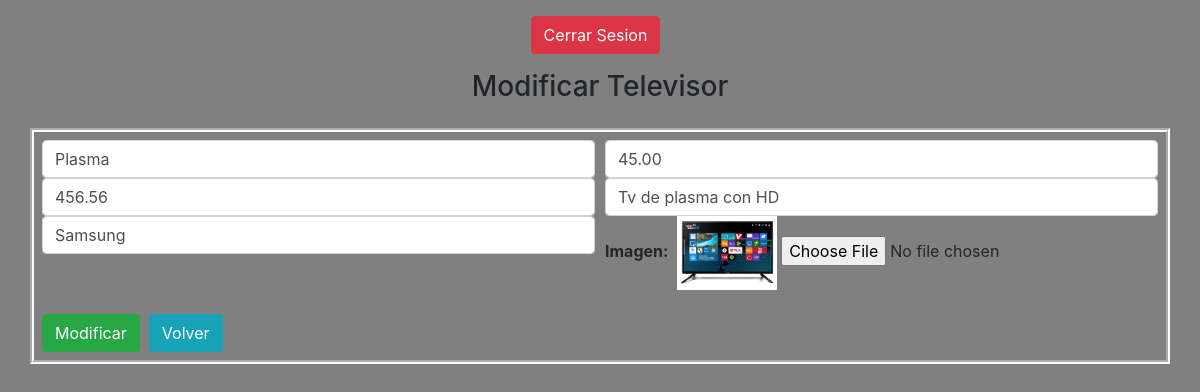
The app's page /mtelevisor.php?id=1 (signed in) with its own data.
### tables this page shows
create table televisores(
	id int auto_increment primary key,
	tipo varchar(60) not null,
	pulgadas float(6,2),
	imagen varchar(120) default 'img/televisores/default.jpg',
	precio float (6,2),
	descripcion varchar (200) not null,
	marca varchar(20) not null
);

### class/Televisores.php (called while the page is built, shortened)
<?php
class Televisores
{
    private $conexion;
    public function __construct()
    {
        $numeroArg = func_num_args();
    }
    public function setConexion($con)
    {
        $this->conexion = $con;
    }
    public function verTelevisor($id)
    {
        $consulta = "select tipo,pulgadas,imagen,precio,descripcion,marca from televisores where id=:cod";
        $stmt = $this->conexion->prepare($consulta);
        try {
            $stmt->execute([
                ':cod' => $id
            ]);
        } catch (PDOException $ex) {
            die("Error al recuperar una plataforma!!! " . $ex->getMessage());
        }
        $fila = $stmt->fetch(PDO::FETCH_OBJ);
        return $fila;
    }
}

### mtelevisor.php (the view, shortened to what this page needs)
<!doctype html>
<html lang="en">
<head>
    <link rel="stylesheet" href="https://stackpath.bootstrapcdn.com/bootstrap/4.3.1/css/bootstrap.min.css">
</head>
<body style="background-color: grey">
    <?php
    if (isset($_SESSION['usuario'])) {
        echo "<div class='text-center mt-3'>";
        echo "<form name='cerrar' action='cerrarSesion.php' method='POST' style='display:inline;'>";
        echo "<input type='submit' class='btn btn-danger' value='Cerrar Sesion'>\n";
        echo "</form>&nbsp;";
        echo "</div>";
    }
    ?>
    <h3 class='text-center mt-3'>Modificar Televisor</h3>
    <?php
    $conexion = new Conexion();
    $llave = $conexion->getLlave();
    $televisor = new Televisores($llave);
    $id = $_GET['id'];
    $fila = $televisor->verTelevisor($id);
    $tipo = $fila->tipo;
    $pulgadas = $fila->pulgadas;
    $imagen = $fila->imagen;
    $precio = $fila->precio;
    $descripcion = $fila->descripcion;
    $marca = $fila->marca;
    ?>
    <div class="container mt-4" style='border: white 4px groove; padding: 8px'>
        <form name='uno' method='POST' enctype="multipart/form-data" action='utelevisor.php'>
            <div class="form-row">
                <div class="col">
                    <input type="text" class="form-control" value='<?php echo $tipo ?>' name='tipo' required />
                </div>
                <div class="col">
                    <input type="text" class="form-control" value='<?php echo $pulgadas ?>' name='pulgadas' required />
                </div>
            </div>
            <div class="form-row">
                <div class="col">
                    <input type="text" class="form-control" value='<?php echo $precio ?>' name='precio' required />
                </div>
                <div class="col">
                    <input type="text" class="form-control" value='<?php echo $descripcion ?>' name='descripcion' required />
                </div>
            </div>
            <div class="form-row">
                <div class="col">
                    <input type="text" class="form-control" value='<?php echo $marca ?>' name='marca' required />
                </div>
                <div class="col">
                    <label for="im"><b>Imagen:&nbsp;</b></label>
                    <img src='<?php echo $imagen; ?>' width='100px' />
                    <input type="file" name='imagen' id='im' />
                </div>
        </div>
            <div class="form-row mt-4">
                <div class="col">
                    <input type='submit' value='Modificar' class='btn btn-success' />&nbsp;
                    <a href='televisores.php' class='btn btn-info'>Volver</a>
                </div>
            </div>
    </div>
</body>
</html>

### records on screen
televisores: tipo "Plasma", pulgadas "45.00", precio "456.56", descripcion "Tv de plasma con HD", marca "Samsung", imagen (placeholder picture)
